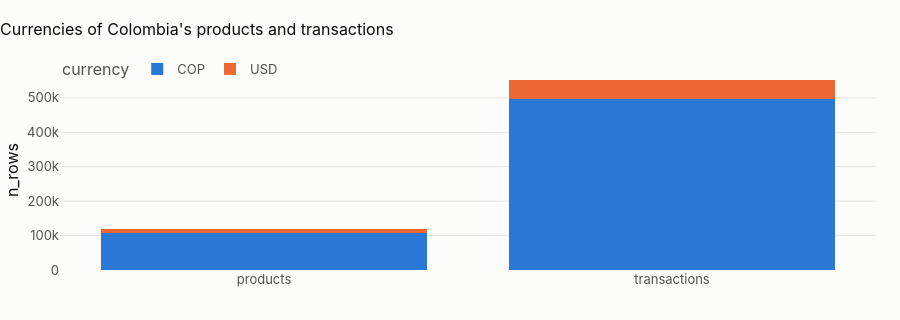

The code cell stored with this chart in its notebook:
### Markdown cell above
## 4 · The scope at a glance (raw bronze)

### Code cell
glance = pl.con.sql(f"""
    with c as (select * from read_parquet('{pl.lake}/bronze_raw/customers/*/*.parquet', union_by_name = true)),
         p as (select * from read_parquet('{pl.lake}/bronze_raw/products/*/*.parquet', union_by_name = true)),
         t as (select * from read_parquet('{pl.lake}/bronze_raw/transactions/*/*.parquet', union_by_name = true))
    select (select count(*) from c) as customers, (select count(*) from p) as products,
           (select count(*) from t) as transactions,
           (select count(distinct date_trunc('month', _partition_date)) from t) as months_with_transactions,
           round((select count(*) from t) / (select count(*) from c)
                 / greatest((select count(distinct date_trunc('month', _partition_date)) from t), 1), 3)
             as tx_per_customer_month
    """).df()
show(glance, paging=False)
cur = pl.con.sql(f"""
    select 'products' as entity, currency, count(*) as n_rows
    from read_parquet('{pl.lake}/bronze_raw/products/*/*.parquet', union_by_name = true) group by all
    union all
    select 'transactions', currency, count(*)
    from read_parquet('{pl.lake}/bronze_raw/transactions/*/*.parquet', union_by_name = true) group by all
    order by 1, 3 desc""").df()
fig = px.bar(
    cur,
    x="entity",
    y="n_rows",
    color="currency",
    barmode="stack",
    title=f"Currencies of {CTRY.name}'s products and transactions",
)
fig.update_layout(height=320, xaxis_title=None)
fig.show()
loc = cur[(cur.entity == "transactions")].set_index("currency")["n_rows"]
if COUNTRY == "ALL":
    display(
        Markdown(
            "**The bank's transactions by currency:** "
            + ", ".join(f"{k} {100 * v / loc.sum():.1f} %" for k, v in loc.items())
            + ". Three scales in one column: every amount statistic is computed per currency (or in USD), never "
            "pooled. The country scopes show where each currency lives."
        )
    )
else:
    local_share = 100 * loc.get(CTRY.home_currency, 0) / loc.sum()
    display(
        Markdown(
            f"**{local_share:.1f} % of {CTRY.name}'s transactions are in {CTRY.home_currency}**, the rest in "
            + ", ".join(
                f"{k} ({100 * v / loc.sum():.1f} %)"
                for k, v in loc.items()
                if k != CTRY.home_currency
            )
            + ". "
            + (
                "There are no peso accounts at all: Mexican customers bank in US dollars, while their incomes are "
                "reported in pesos. Every income-based ratio must convert incomes, never amounts."
                if local_share == 0
                else "Amounts must be analysed per currency (or converted): pooling pesos and dollars mixes two scales "
                "that differ by orders of magnitude."
            )
        )
    )

### Figure 1 — Plotly figure (JSON) as saved in the notebook; plotly's stock layout.template omitted (floating-point values rounded to 4 significant figures)
{"data": [{"hovertemplate": "currency=COP<br>entity=%{x}<br>n_rows=%{y}<extra></extra>", "legendgroup": "COP", "marker": {"color": "#2a78d6", "pattern": {"shape": ""}}, "name": "COP", "orientation": "v", "showlegend": true, "textposition": "auto", "type": "bar", "x": ["products", "transactions"], "xaxis": "x", "y": [107727, 495969], "yaxis": "y"}, {"hovertemplate": "currency=USD<br>entity=%{x}<br>n_rows=%{y}<extra></extra>", "legendgroup": "USD", "marker": {"color": "#eb6834", "pattern": {"shape": ""}}, "name": "USD", "orientation": "v", "showlegend": true, "textposition": "auto", "type": "bar", "x": ["products", "transactions"], "xaxis": "x", "y": [12100, 55984], "yaxis": "y"}], "layout": {"barmode": "stack", "height": 320, "legend": {"title": {"text": "currency"}, "tracegroupgap": 0}, "title": {"text": "Currencies of Colombia's products and transactions"}, "xaxis": {"anchor": "y", "domain": [0.0, 1.0], "title": {}}, "yaxis": {"anchor": "x", "domain": [0.0, 1.0], "title": {"text": "n_rows"}}}}
